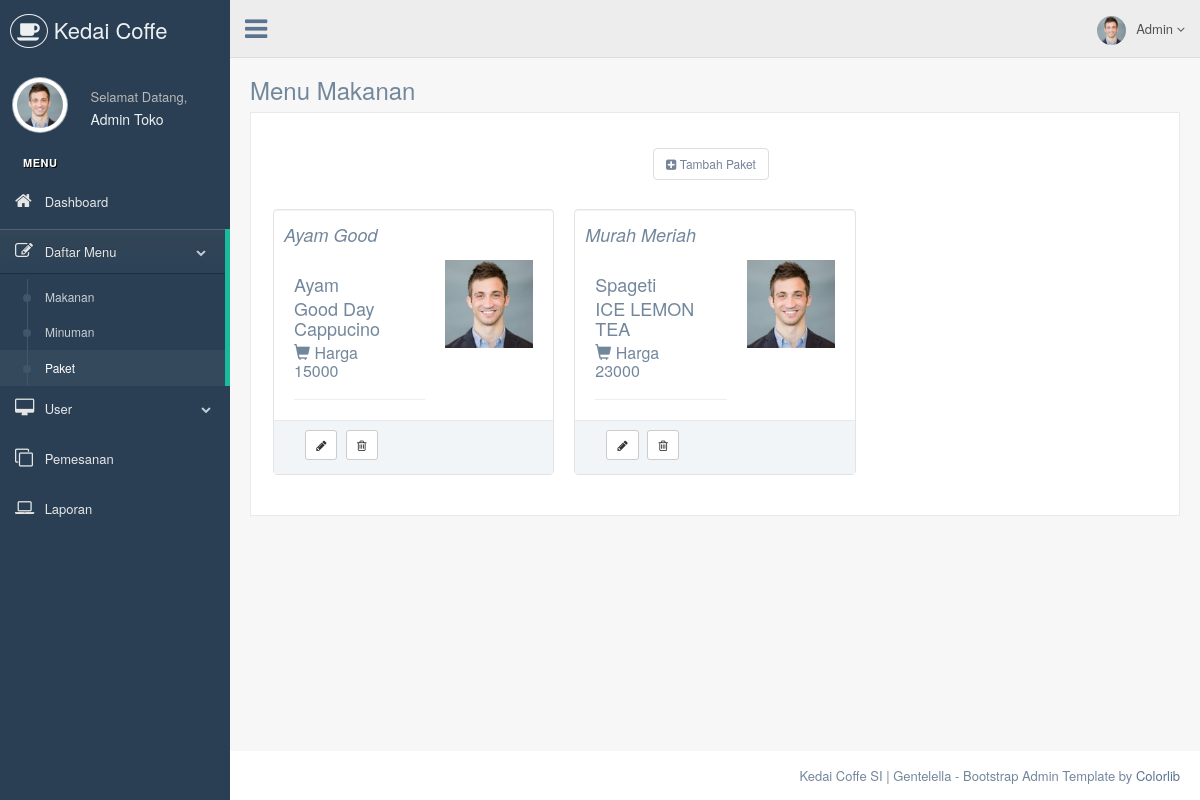
The app's page /admin/menupaket.php (signed in) with its own data.
### tables this page shows
CREATE TABLE `paket` (
  `id_paket` varchar(5) NOT NULL,
  `nama_paket` varchar(30) NOT NULL,
  `harga` int(11) NOT NULL
);

CREATE TABLE `makanan` (
  `id_makanan` varchar(4) NOT NULL,
  `nama_makanan` varchar(30) NOT NULL,
  `harga_makanan` int(11) NOT NULL,
  `stok` int(11) NOT NULL
);

CREATE TABLE `minuman` (
  `id_minuman` varchar(4) NOT NULL,
  `nama_minuman` varchar(30) NOT NULL,
  `harga_minuman` int(11) NOT NULL,
  `stok` int(11) NOT NULL
);

### admin/menupaket.php (called while the page is built, shortened)
<?php
include ('../rangka/sidebar.php');
include ('../rangka/navigasi.php');
include ('../menu/paket.php');
include ('../rangka/footer.php');
?>

### menu/paket.php (the view, shortened to what this page needs)
<div class="right_col" role="main">
  <div class="">
    <div class="page-title">
      <div class="title_left">
        <h3> Menu Makanan</h3>
      </div>
    </div>
    <div class="clearfix"></div>
    <div class="row">
      <div class="col-md-12">
        <div class="x_panel">
          <div class="x_content">
            <div class="row">
              <div class="col-md-12 col-sm-12 col-xs-12 text-center">
                <ul class="pagination pagination-split">
                  <li><a href="tambahpak.php" class="btn btn-sm btn-primary" type="button"><i class="fa fa-plus-square"></i> Tambah Paket </a></li>
                </ul>
              </div>
               <?php
                $q = mysql_query("SELECT * FROM paket order by nama_paket ASC");
                while ($da = mysql_fetch_array($q)){
                 ?>
              <div class="col-md-4 col-sm-4 col-xs-12 profile_details">
                <div class="well profile_view">
                  <div class="col-sm-12">
                    <h4 class="brief"><i><h2><?php echo $da['nama_paket']; ?></i></h4>
                    <div class="left col-xs-7">
                      <?php
                      $idp = $da['id_paket'];
                        $mn = mysql_query("SELECT * FROM paket p, makanan mk, minuman mn, paket_mak_min pmm where p.id_paket='$idp' and p.id_paket=pmm.id_paket and mk.id_makanan=pmm.id_makanan and mn.id_minuman=pmm.id_minuman");
                        $dat = mysql_fetch_array($mn);
                      ?>
                      <h2><?php echo $dat['nama_makanan']; ?></h2>
                      <h2><?php echo $dat['nama_minuman']; ?></h2>
                      <ul class="list-unstyled">
                        <li><i class="glyphicon glyphicon-shopping-cart"></i> Harga </li>
                        <li><?php echo $da['harga']; ?></li>
                        <li> <hr></li>
                      </ul>
                    </div>
                    <div class="right col-xs-5 text-center">
                      <img src="images/img.jpg" alt="" class=" img-responsive">
                    </div>
                  </div>
                  <div class="col-xs-12 bottom text-center">
                    <div class="col-xs-12 col-sm-6 emphasis">
                      <a href="updatepak.php?kode=<?php echo $idp; ?>" class="btn btn-sm btn-default" type="button"  data-placement="top" data-toggle="tooltip" data-original-title="Edit"><i class="fa fa-pencil"></i></a>
                      <a href="../config/hapuspak_proses.php?kode=<?php echo $idp; ?>" class="btn btn-sm btn-default" type="button"  data-placement="top" data-toggle="tooltip" data-original-title="Hapus"><i class="fa fa-trash-o"></i></a>
                    </div>
                  </div>
          </div>
        </div>
        <?php } ?>
      </div>
    </div>
  </div>
</div>

### rangka/sidebar.php (shortened to what this page needs)
<!DOCTYPE html>
<html lang="en">
  <head>
    <link href="../vendors/bootstrap/dist/css/bootstrap.min.css" rel="stylesheet">
    <link href="../vendors/font-awesome/css/font-awesome.min.css" rel="stylesheet">
    <link href="../vendors/nprogress/nprogress.css" rel="stylesheet">
    <link href="../vendors/malihu-custom-scrollbar-plugin/jquery.mCustomScrollbar.min.css" rel="stylesheet"/>
    <link href="../vendors/iCheck/skins/flat/green.css" rel="stylesheet">
    <link href="../vendors/datatables.net-bs/css/dataTables.bootstrap.min.css" rel="stylesheet">
    <link href="../vendors/datatables.net-buttons-bs/css/buttons.bootstrap.min.css" rel="stylesheet">
    <link href="../vendors/datatables.net-fixedheader-bs/css/fixedHeader.bootstrap.min.css" rel="stylesheet">
    <link href="../vendors/datatables.net-responsive-bs/css/responsive.bootstrap.min.css" rel="stylesheet">
    <link href="../vendors/datatables.net-scroller-bs/css/scroller.bootstrap.min.css" rel="stylesheet">
    <link href="../vendors/google-code-prettify/bin/prettify.min.css" rel="stylesheet">
    <link href="../vendors/select2/dist/css/select2.min.css" rel="stylesheet">
    <link href="../vendors/switchery/dist/switchery.min.css" rel="stylesheet">
    <link href="../vendors/starrr/dist/starrr.css" rel="stylesheet">
    <link href="../vendors/bootstrap-daterangepicker/daterangepicker.css" rel="stylesheet">
    <link href="../build/css/custom.min.css" rel="stylesheet">
  </head>
  <body class="nav-md footer_fixed">
    <div class="container body">
      <div class="main_container">
        <div class="col-md-3 left_col">
          <div class="left_col scroll-view">
            <div class="navbar nav_title" style="border: 0;">
              <a href="index.php" class="site_title"><i class="fa fa-coffee"></i> <span>Kedai Coffe</span></a>
            </div>
            <div class="profile clearfix">
              <div class="profile_pic">
                <img src="images/img.jpg" alt="..." class="img-circle profile_img">
              </div>
              <div class="profile_info">
                <span>Selamat Datang,</span>
                <h2><?php echo $_SESSION['nama'] ; ?></h2>
              </div>
            </div>
            <br />
            <div id="sidebar-menu" class="main_menu_side hidden-print main_menu">
              <div class="menu_section">
                <h3>Menu</h3>
                <ul class="nav side-menu">
                  <li><a href="index.php"><i class="fa fa-home"></i> Dashboard </a>
                  </li>
                  <?php
                  if ($_SESSION['status'] == 'SuperAdmin' or $_SESSION['status'] == 'Admin') {
                    ?>
                  <li><a><i class="fa fa-edit"></i> Daftar Menu <span class="fa fa-chevron-down"></span></a>
                    <ul class="nav child_menu">
                      <li><a href="menumakanan.php">Makanan</a></li>
                      <li><a href="menuminuman.php">Minuman</a></li>
                      <li><a href="menupaket.php">Paket</a></li>
                    </ul>
                  </li>
                  <li><a><i class="fa fa-desktop"></i> User <span class="fa fa-chevron-down"></span></a>
                  </li>
                  <li><a href="pemesanan.php"><i class="fa fa-clone"></i> Pemesanan </a>
                  </li>
                  <li><a href="javascript:void(0)"><i class="fa fa-laptop"></i> Laporan </a></li>
                  <?php }
                  elseif ($_SESSION['status'] == 'Dapur') { ?>
                  <li><a href="pemesanan.php"><i class="fa fa-clone"></i> Pemesanan </a>
                  </li>
                  <?php } ?>
                </ul>
              </div>
            </div>
          </div>
        </div>

### rangka/navigasi.php (shortened to what this page needs)
<div class="top_nav">
  <div class="nav_menu">
    <nav>
      <div class="nav toggle">
        <a id="menu_toggle"><i class="fa fa-bars"></i></a>
      </div>
      <ul class="nav navbar-nav navbar-right">
        <li class="">
          <a href="javascript:;" class="user-profile dropdown-toggle" data-toggle="dropdown" aria-expanded="false">
            <img src="images/img.jpg" alt=""><?php echo $_SESSION['status'] ; ?>
            <span class=" fa fa-angle-down"></span>
          </a>
        </li>
      </ul>
    </nav>
  </div>
</div>

### rangka/footer.php (shortened to what this page needs)
        <footer>
          <div class="pull-right">
            Kedai Coffe SI | Gentelella - Bootstrap Admin Template by <a href="https://colorlib.com">Colorlib</a>
          </div>
          <div class="clearfix"></div>
        </footer>
      </div>
    </div>
  </body>
</html>

### records on screen
paket: nama_paket "Ayam Good", makanan.nama_makanan "Ayam", minuman.nama_minuman "Good Day Cappucino", harga "15000"
paket: nama_paket "Murah Meriah", makanan.nama_makanan "Spageti", minuman.nama_minuman "ICE LEMON TEA", harga "23000"

### other values on screen
$_SESSION['nama'] "Admin Toko"
$_SESSION['status'] "Admin"
